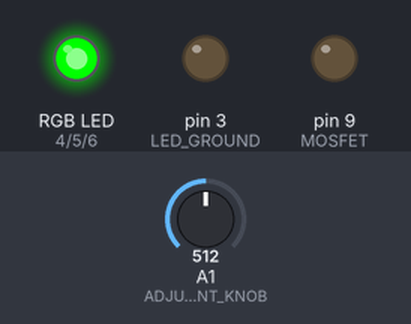
The sketch below on a simulated Arduino Uno, built with avr-gcc and run on an emulated ATmega328P. Parts: an RGB LED mixed from three pins (HIGH = lit), output pins drawn as LEDs (lit = HIGH). The test bench sets the inputs (shaded band); at power-on: A1 (ADJUSTMENT_KNOB) = 512. Dim RGB values are drawn brighter than linear.

Above: at 1.2 s.
1.3 s: A1 (ADJUSTMENT_KNOB) set to 774
2.8 s: A1 (ADJUSTMENT_KNOB) set to 807
At 3.7 s:
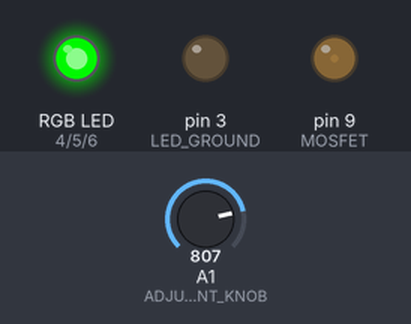
4.3 s: A1 (ADJUSTMENT_KNOB) set to 716
At 4.8 s:
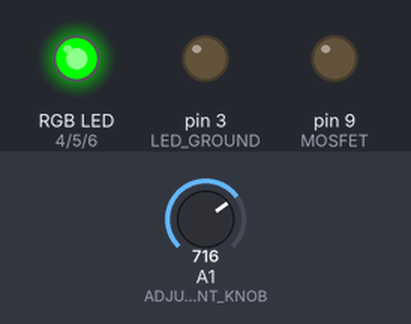
5.8 s: A1 (ADJUSTMENT_KNOB) set to 900
At 7.0 s:
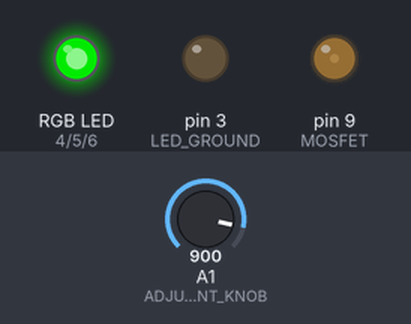
7.3 s: A1 (ADJUSTMENT_KNOB) set to 927
At 8.3 s:
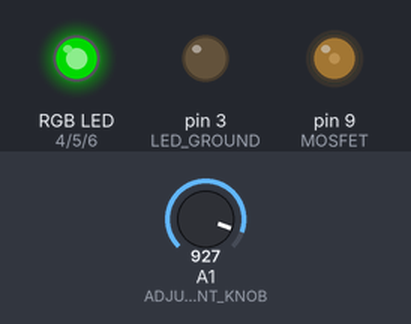
8.8 s: A1 (ADJUSTMENT_KNOB) set to 946
At 9.5 s:
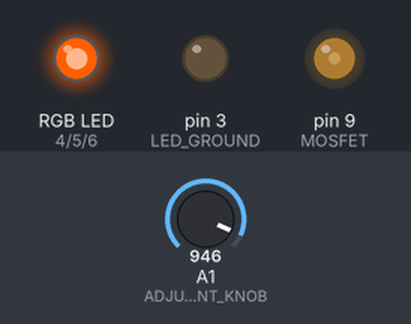
Timing chart, 0 to 11.3 s (numbered marks = the images above; inputs shaded):
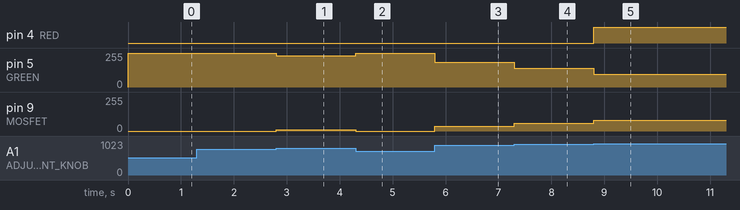

The sketch:

Manual_DCCD_Controller.ino
```cpp
// Libraries
#include <Arduino.h>
#include <Wire.h>

// Assign pins
#define MOSFET 9
#define ADJUSTMENT_KNOB A1
#define LED_GROUND 3
#define RED 4
#define GREEN 5
#define BLUE 6

// You may need to re-key the rotary dial here.
// use Serial.println(analogRead(ADJUSTMENT_KNOB)); to determine appropriate keys
#define NUM_KEYS 12
int rotaryKeyVal[NUM_KEYS - 1] = {790,841,875,905,920,934,945,955,965,975,985}; // These values should be between the possible outputs from the rotary switch at its 12 positions.
int getRotaryKey(unsigned int input)
{
    int k;
    for (k = 0; k < NUM_KEYS; k++) {
      if (input < rotaryKeyVal[k]) {
        return k;
      }
    }
    if (k >= NUM_KEYS) {
      k = NUM_KEYS;
    }
    return k;
}

void setup()
{
  Serial.begin(9600);
  Wire.begin();
  pinMode(MOSFET, OUTPUT);
  pinMode(ADJUSTMENT_KNOB, INPUT);
  pinMode(LED_GROUND, OUTPUT);
  pinMode(RED, OUTPUT);
  pinMode(GREEN, OUTPUT);
  pinMode(BLUE, OUTPUT);
  digitalWrite(LED_GROUND, LOW);
}

void loop()
{
  int lock = 127 * getRotaryKey(analogRead(ADJUSTMENT_KNOB)) / (NUM_KEYS - 1);
  //Serial.println(analogRead(ADJUSTMENT_KNOB)); // use this to determine appropriate keys
  if (lock > 127) {
      lock = 127; // Never exceed 50% duty cycle. The diff will not lock more and it will just create heat.
    }
  analogWrite(MOSFET, lock);
  ledSubroutine(lock);
}

void ledSubroutine(int lock)
{
  // Example of a light which you can use to help troubleshoot. Transitions from green to red as the lock increases.
  analogWrite(RED, 2 * lock);
  analogWrite(GREEN, 255 - 2 * lock);
  analogWrite(BLUE, 0);
}
```

Measured:
- the behaviour switches between 933 and 934 on A1 (ADJUSTMENT_KNOB) (found by bisection; images 4 and 5)
- after the input at 1.3 s, every drawn part: stays the same
- after the input at 2.8 s, pin 5 (GREEN): 255/255 → 233/255 at once; pin 9 (MOSFET): 0/255 → 11/255 at once
- after the input at 4.3 s, pin 5 (GREEN): 233/255 → 255/255 at once; pin 9 (MOSFET): 11/255 → 0/255 at once
- after the input at 5.8 s, pin 5 (GREEN): 255/255 → 187/255 at once; pin 9 (MOSFET): 0/255 → 34/255 at once
- after the input at 7.3 s, pin 5 (GREEN): 187/255 → 141/255 at once; pin 9 (MOSFET): 34/255 → 57/255 at once
- after the input at 8.8 s, pin 4 (RED): LOW → HIGH at once; pin 5 (GREEN): 141/255 → 95/255 at once; pin 9 (MOSFET): 57/255 → 80/255 at once
